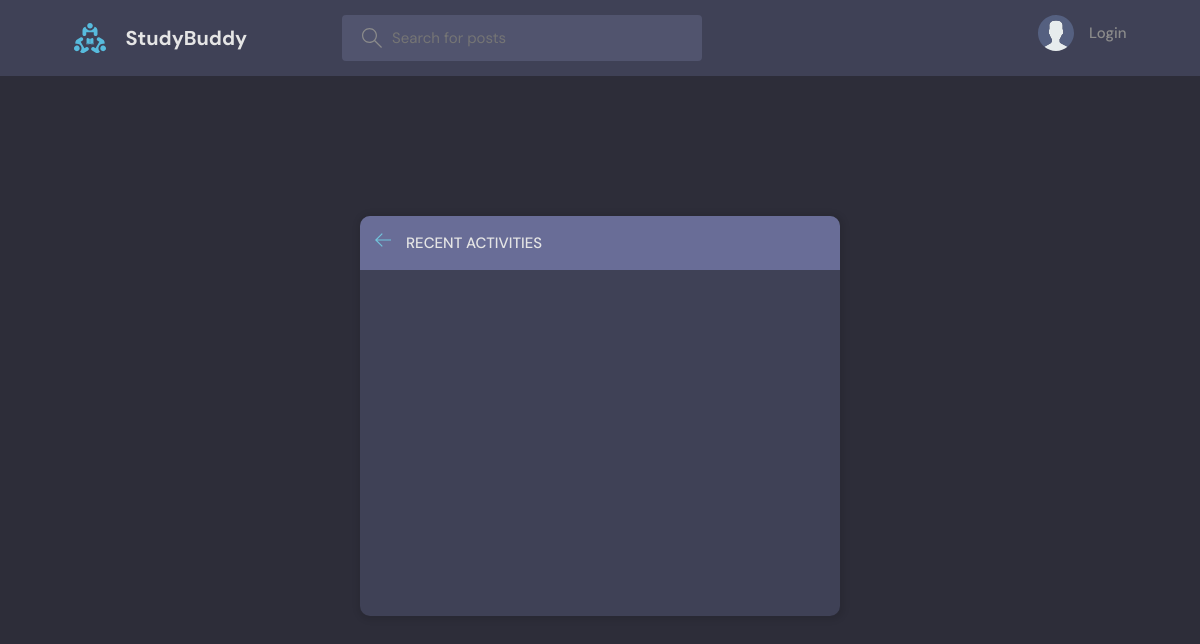
The page /activity/ on the database as committed earlier.
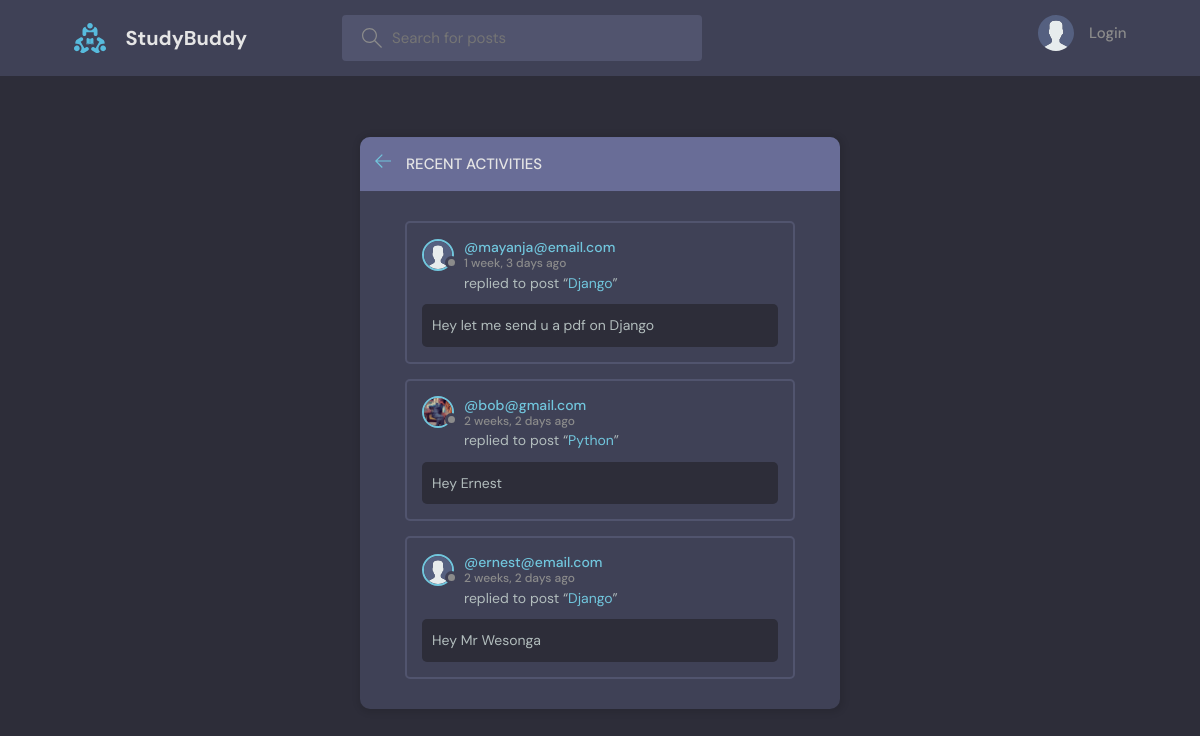
The same page on the database as committed later.
### base/models.py (models this page shows, shortened)
class Message(models.Model):
    user = models.ForeignKey(User, on_delete=models.CASCADE)
    room = models.ForeignKey(Room, on_delete=models.CASCADE)
    body = models.TextField()
    updated = models.DateTimeField(auto_now=True)
    created = models.DateTimeField(auto_now_add=True)
    class Meta:
        ordering = ['-updated', '-created']

class User(AbstractUser):
    name = models.CharField(max_length=200, null=True)
    email = models.EmailField(unique=True, null=True)
    bio = models.TextField(null=True)
    avatar = models.ImageField(null=True, default="avatar.svg")
    USERNAME_FIELD = 'email'
    REQUIRED_FIELDS = []

class Room(models.Model):
    host = models.ForeignKey(User, on_delete=models.SET_NULL, null=True)
    topic = models.ForeignKey(Topic, on_delete=models.SET_NULL, null=True)
    name = models.CharField(max_length=200)
    description = models.TextField(null=True, blank=True)
    participants = models.ManyToManyField(
        User, related_name='participants', blank=True)
    updated = models.DateTimeField(auto_now=True)
    created = models.DateTimeField(auto_now_add=True)
    class Meta:
        ordering = ['-updated', '-created']
    def __str__(self):
        return self.name

### base/views.py (the view)
# urls.py: path('activity/', views.activityPage, name="activity"),
def activityPage(request):
    room_messages = Message.objects.all()
    return render(request, 'base/activity.html', {'room_messages': room_messages})

### base/templates/base/activity.html (shortened to what this page needs)
{% extends 'main.html' %}
{% block content %}
<main class="layout">
  <div class="container">
    <div class="layout__box">
      <div class="layout__boxHeader">
        <div class="layout__boxTitle">
          <a href="{% url 'home' %}">
            <svg version="1.1" xmlns="http://www.w3.org/2000/svg" width="32" height="32" viewBox="0 0 32 32">
              <title>arrow-left</title>
              <path
                d="M13.723 2.286l-13.723 13.714 13.719 13.714 1.616-1.611-10.96-10.96h27.625v-2.286h-27.625l10.965-10.965-1.616-1.607z">
              </path>
              </path>
            </svg>
          </a>
          <h3>Recent Activities</h3>
        </div>
      </div>
      <div class="activities-page layout__body">
        {% for message in room_messages %}
        <div class="activities__box">
          <div class="activities__boxHeader roomListRoom__header">
            <a href="{% url 'user-profile' message.user.id %}" class="roomListRoom__author">
              <div class="avatar avatar--small">
                <img src="{{message.user.avatar.url}}" />
              </div>
              <p>
                @{{message.user}}
                <span>{{message.created|timesince}} ago</span>
              </p>
            </a>
          </div>
          <div class="activities__boxContent">
            <p>replied to post “<a href="{% url 'room' message.room.id %}">{{message.room}}</a>”</p>
            <div class="activities__boxRoomContent">
              {{message.body}}
            </div>
          </div>
        </div>
        {% endfor %}
      </div>
    </div>
  </div>
</main>
{% endblock content %}

### templates/main.html (shortened to what this page needs)
<!DOCTYPE html>
{% load static %}
<html lang="en">
<head>
    <link rel="stylesheet" href="{% static 'styles/style.css' %}" />
</head>
<body>
    {% include 'navbar.html' %}
    {% block content %}
    {% endblock %}
</body>
</html>

### templates/navbar.html (shortened to what this page needs)
{% load static %}
<header class="header header--loggedIn">
    <div class="container">
        <a href="{% url 'home' %}" class="header__logo">
            <img src="{% static 'images/logo.svg' %}" />
            <h1>StudyBuddy</h1>
        </a>
        <form class="header__search" method="GET" action="{% url 'home' %}">
            <label>
                <input name="q" placeholder="Search for posts" />
            </label>
        </form>
        <nav class="header__menu">
            {% if request.user.is_authenticated %}
            <div class="header__user">
                <a href="{% url 'update-user' %}">
                    <div class="avatar avatar--medium active">
                        <img src="{{request.user.avatar.url}}" />
                    </div>
                    <p>{{request.user.username}} <span>@{{request.user.username}}</span></p>
                </a>
                <button class="dropdown-button">
                    <svg version="1.1" xmlns="http://www.w3.org/2000/svg" width="32" height="32" viewBox="0 0 32 32">
                        <title>chevron-down</title>
                        <path d="M16 21l-13-13h-3l16 16 16-16h-3l-13 13z"></path>
                    </svg>
                </button>
            </div>
            {% else %}
            <a href="{% url 'login' %}">
                <img src="{% static 'images/avatar.svg' %}" />
                <p>Login</p>
            </a>
            {% endif %}
        </nav>
    </div>
</header>

### static/styles/style.css (style rules this page uses)
:root { --color-main: #71c6dd; --color-main-light: #e1f6fb; --color-dark: #3f4156; --color-dark-medium: #51546e; --color-dark-light: #696d97; --color-light: #e5e5e5; --color-gray: #8b8b8b; --color-light-gray: #b2bdbd; --color-bg: #2d2d39; --color-success: #5dd693; --color-error: #fc4b0b; }
* { font-family: "DM Sans", -apple-system, BlinkMacSystemFont, "Segoe UI", Roboto, Oxygen, Ubuntu, Cantarell, "Open Sans", "Helvetica Neue", sans-serif; margin: 0; padding: 0; box-sizing: border-box; text-rendering: optimizeLegibility; font-size: inherit; }
html { font-size: 56.25%; }
@media only screen and (min-width: 1200px) { html { font-size: 62.5%; } }
body { line-height: 1.6; font-weight: 400; font-size: 1.5rem; color: var(--color-light-gray); background-color: var(--color-bg); min-height: 100vh; }
img { width: 100%; }
a { display: inline-block; color: var(--color-main); text-decoration: none; }
.container { max-width: 120rem; width: 90%; margin: auto; }
.avatar { position: relative; display: inline-block; border-radius: 50%; border: 2px solid var(--color-main); }
.avatar img { display: block; border-radius: 50%; object-fit: cover; object-position: center; }
.avatar::after { content: ""; display: block; position: absolute; background-color: var(--color-gray); z-index: 111; border-radius: 50%; border: 0.3rem solid var(--color-dark); }
.avatar.avatar--small img { width: 2.8rem; height: 2.8rem; }
.avatar.avatar--small:after { width: 0.7rem; height: 0.7rem; bottom: 0px; right: -6px; }
.header { padding: 1.5rem; background-color: var(--color-dark); }
.header > .container { display: flex; gap: 9.5rem; }
.header__logo, .header__user { display: flex; gap: 2rem; align-items: center; }
.header__logo > img { height: 3.2rem; width: 3.2rem; }
.header__logo > h1 { font-weight: 700; font-size: 2rem; color: var(--color-light); }
.header__search > label { background-color: var(--color-dark-medium); padding: 1.3rem 1rem; display: flex; align-items: center; gap: 1rem; border-radius: 4px; }
.header__search svg { fill: var(--color-gray); width: 2rem; height: 2rem; margin-left: 1rem; }
.header__search input { width: 30rem; background: transparent; border: none; outline: none; color: var(--color-light); }
.header__menu { margin-left: auto; position: relative; }
.header__menu a { display: flex; gap: 1.5rem; align-items: center; font-weight: 500; text-decoration: none; color: var(--color-gray); }
.header__menu img { height: 3.6rem; }
.header__menu p { line-height: 1.2; }
.layout { margin-top: 2.4rem; }
.layout > .container { display: flex; justify-content: space-between; align-items: flex-start; }
.layout__box { width: 90%; max-width: 48rem; min-height: 40rem; position: absolute; top: 50%; left: 50%; transform: translate(-50%, -46%); background-color: var(--color-dark); border-radius: 1rem; box-shadow: 1px 1px 6px 3px rgba(0, 0, 0, 0.1); overflow: hidden; }
.layout__boxHeader { display: flex; padding: 1.5rem; background-color: var(--color-dark-light); }
.layout__boxTitle { display: flex; gap: 1.5rem; align-items: center; }
.layout__boxTitle h3 { text-transform: uppercase; font-weight: 500; color: var(--color-light); }
.layout__boxTitle svg { width: 1.6rem; height: 1.6rem; fill: var(--color-main); }
.layout__body { margin: 3rem; }
.roomListRoom__header { display: flex; justify-content: space-between; align-items: center; }
.roomListRoom__author { font-weight: 500; display: flex; align-items: center; gap: 1rem; }
.activities__box { margin: 1.5rem; padding: 1.5rem; border: 2px solid var(--color-dark-medium); border-radius: 5px; }
.activities__boxHeader p { font-size: 1.4rem; line-height: 1.3; }
.activities__boxHeader p span { color: var(--color-gray); font-size: 1.2rem; display: block; }
.activities__boxContent { margin-left: 4.2rem; }
.activities__boxContent { font-size: 1.4rem; }
.activities__boxRoomContent { background: var(--color-bg); padding: 1rem; border-radius: 5px; margin-top: 1rem; margin-left: -4.2rem; }

Rows that differ between the two databases and show on the page:
added Message: user.avatar (placeholder picture), user "mayanja@email.com", created "1 week, 3 days", room "Django", body "Hey let me send u a pdf on Django"
added Message: user.avatar (picture), user "bob@gmail.com", created "2 weeks, 2 days", room "Python", body "Hey Ernest"
added Message: user.avatar (placeholder picture), user "ernest@email.com", created "2 weeks, 2 days", room "Django", body "Hey Mr Wesonga"
